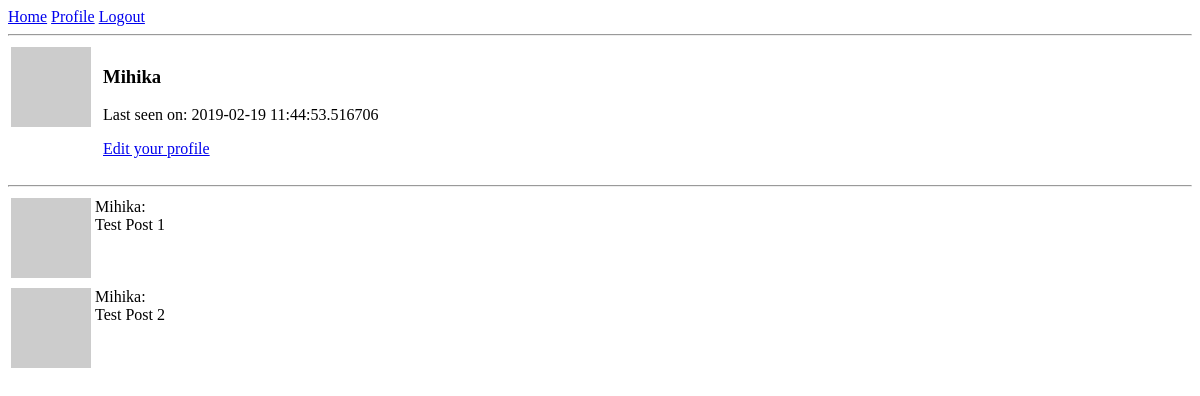
The page /user/Mihika (signed in) on the database as committed earlier.
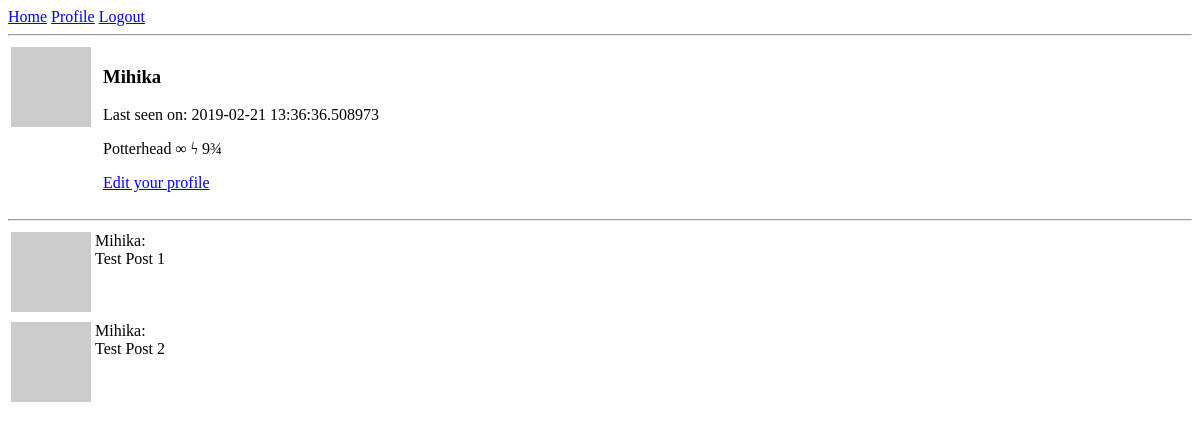
The same page on the database as committed later.
### app/models.py (models this page shows, shortened)
class User(UserMixin, db.Model):
	id = db.Column(db.Integer, primary_key=True)
	username = db.Column(db.String(64), unique=True, index=True)
	email = db.Column(db.String(128), unique=True, index=True)
	password = db.Column(db.String(64), unique=True, index=True)
	about_me = db.Column(db.String(140))
	last_seen = db.Column(db.DateTime, default=datetime.utcnow)
	db.relationship('Post', backref='author', lazy='dynamic')
	followed = db.relationship('User', secondary=followers, primaryjoin=(followers.c.follower_id == id), secondaryjoin=(
		followers.c.followed_id == id), backref=db.backref('followers', lazy='dynamic'), lazy='dynamic')
	def avatar(self, size):
		x = "hey8989"+self.email
		digest = md5(x.lower().encode('utf-8')).hexdigest()
		return 'https://www.gravatar.com/avatar/{}?d=identicon&s={}'.format(digest, size)

### app/routes.py (the view)
@app.route('/user/<username>')
@login_required
def user(username):
	user = User.query.filter_by(username=username).first_or_404()
	posts = [
		{"author": user, "body": "Test Post 1"},
		{"author": user, "body": "Test Post 2"}
	]
	return render_template('user.html', title="title", user=user, posts=posts)

### app/models.py (called while the page is built)
@login.user_loader
def load_user(id):
	return User.query.get(int(id))

### app/routes.py (called while the page is built)
@app.before_request
def before_request():
	if current_user.is_authenticated:
		current_user.last_seen = datetime.utcnow()
		db.session.commit()

### app/templates/user.html
{% extends "base.html" %}
{% block content %}
    <table>
         <tr valign="top">
            <td> <img src = "{{ user.avatar(128) }}"> </td>
            <td></td>
            <td></td>
            <td>
                <h3>{{ user.username }}</h3>
                {% if user.last_seen %}
                    Last seen on: {{ user.last_seen }}
                {% endif %}
                {% if user.about_me %}
                    <p>{{ user.about_me }}</p>
                {% endif %}
                {% if user.username == current_user.username %}
                <p><a href = "{{ url_for('edit_profile') }}">Edit your profile</a></p>
                {% endif %}
            </td>
        </tr>
    </table>
    <hr>
    {% for post in posts %}
        {% include '_post.html' %}
    {% endfor %}
{% endblock %}

### app/templates/base.html (shortened to what this page needs)
<!DOCTYPE html>
<html>
    <head>
    </head>
    <body>
        <div>
            <a href = "{{ url_for('index') }}">Home</a>
            {% if current_user.is_anonymous %}
            <a href = "{{ url_for('login') }}">Login</a>
            {% else %}
            <a href = "{{ url_for('user', username=current_user.username) }}">Profile</a>
            <a href = "{{ url_for('logout') }}">Logout</a>
            {% endif %}
        </div>
        <hr>
        {% block content %} {% endblock %}
    </body>
</html>

### app/templates/_post.html
<table>
    <tr valign="top">
        <td> <img src = "{{post.author.avatar(32)}}"> </td>
        <td> {{post.author.username}}: <br>{{post.body}} </td>
    </tr>
</table>

Rows that differ between the two databases and show on the page:
changed User "Mihika": last_seen "2019-02-19 11:44:53.516706" → "2019-02-21 13:36:36.508973"; about_me (not shown) → "Potterhead ∞ ϟ 9¾"
